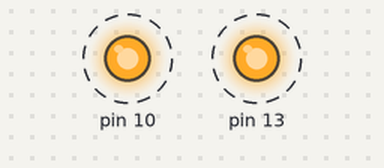
The sketch below on a simulated Arduino Uno, built with avr-gcc and run on an emulated ATmega328P. Shown: output pins drawn as LEDs (lit = HIGH). Dashed ring = blinking.

Above: at 0.5 s.
Timing chart, 0 to 4.6 s (numbered marks = the images above):
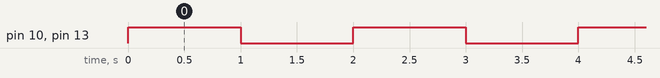

The sketch:

led_blink.ino
```cpp
// 2개의 led on-off 동시에 반복 점멸

void setup() {
  pinMode(13,OUTPUT); // 핀 제어 - 13번의 LED를 출력
  pinMode(10, OUTPUT); // 핀 제어 - 10번의 LED를 출력
}

void loop() {

  analogWrite(13,255); // 13번 핀을 255의 밝기(range: 0~255)로 킴
  analogWrite(10,255); // 10번 핀을 255의 밝기로 킴
  delay(1000); // 시간 지연

  analogWrite(13,0); // 13번 핀을 0의 밝기로 킴(꺼진 상태를 의미)
  analogWrite(10,0); // 10번 핀을 0의 밝기로 킴(꺼진 상태를 의미)
  delay(1000); // 시간 지연
}
```

Measured:
- by itself, pin 10, pin 13: alternates HIGH for 1.0 s and LOW for 1.0 s
